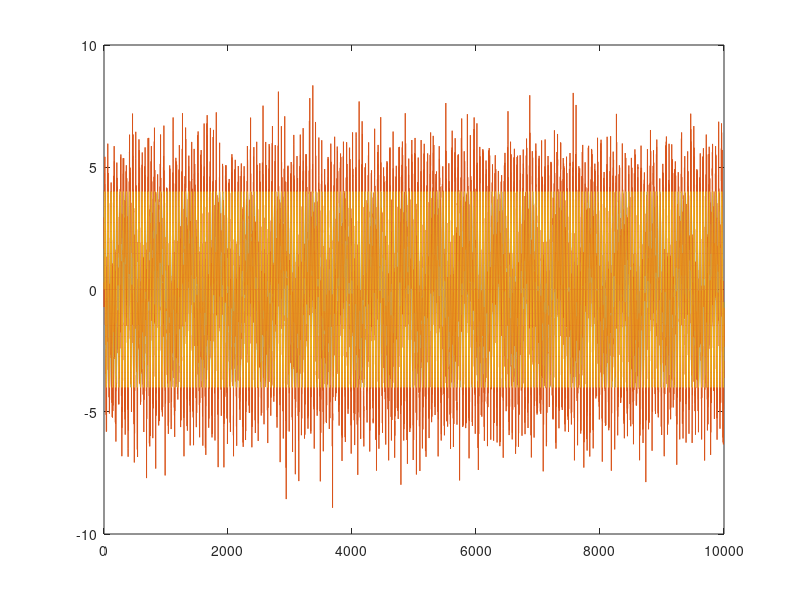

Write the MATLAB code that produced this figure.
clear all
close all

% Exercise 1
f = 0.02;
A = 4;
n = 0:9999;  % [0, 1, 2, 3, ... 299]
s = A*sin(2*pi*f*n);

r = s + sqrt(2)*randn(1,length(n));  % sqrt(2) = sigma = sqrt(desired variance)

%plot( [s' r'] )
plot( [r'] )


% Exercise 2
% assume we know f=0.02, estimate A
A_to_test = linspace(-100, 100, 100000);

for i=1:length(A_to_test)
    Ak = A_to_test(i);                 % current amplitude to check
    sk = Ak*sin(2*pi*f*n);             % generate clean signal
    d(i) = sqrt(sum( (r - sk).^2 ));   % distance between vector r and vector sk
end

[minval, minpos] = min(d);             % find value and position of minimum
A_estimatedML = A_to_test(minpos);     % ML estimate of amplitude

fprintf('Estimated amplitude = %g\n', A_estimatedML);

s_est = A_estimatedML * sin(2*pi*f*n);
plot( [s' r' s_est'] )


    